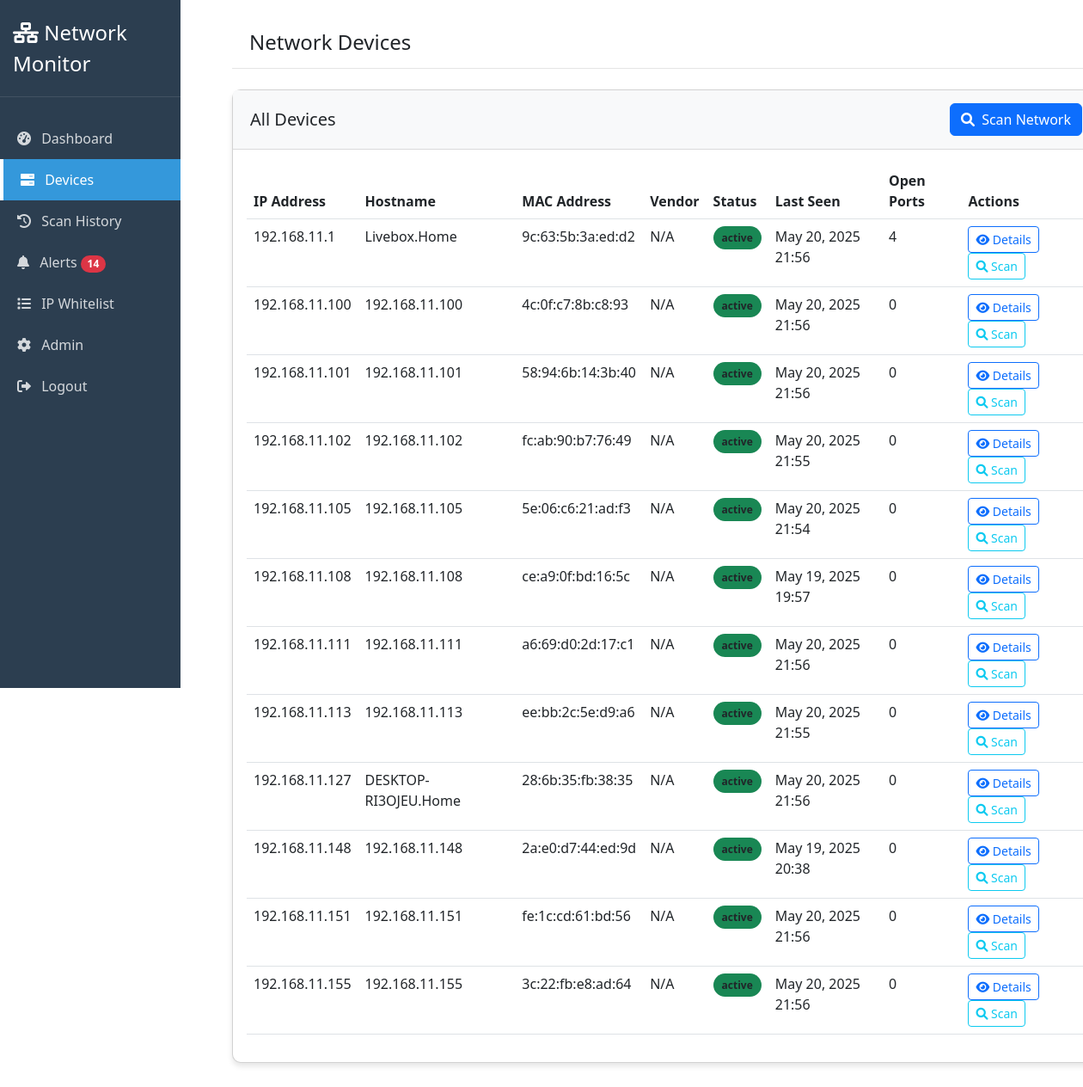
The app's page /accounts/devices/ (signed in) with its own data.
### device_monitor/models.py (models this page shows, shortened)
class Device(models.Model):
    ip_address = models.GenericIPAddressField(unique=True)
    mac_address = models.CharField(max_length=17, blank=True, null=True)
    hostname = models.CharField(max_length=255, blank=True, null=True)
    vendor = models.CharField(max_length=255, blank=True, null=True)
    status = models.CharField(max_length=50, default='active')
    first_seen = models.DateTimeField(default=timezone.now)
    last_seen = models.DateTimeField(default=timezone.now)
    class Meta:
        ordering = ['ip_address']

### device_monitor/views.py (the view)
# urls.py: path('devices/', views.device_list, name='device_list'),
@login_required
def device_list(request):
    context = {
        'devices': Device.objects.all(),
        'unread_count': Alert.objects.filter(is_read=False).count()
    }
    return render(request, 'device_monitor/device_list.html', context)

### templates/device_monitor/device_list.html (shortened to what this page needs)
{% extends 'base.html' %}
{% block page_title %}Network Devices{% endblock %}
{% block content %}
<div class="card">
  <div class="card-header d-flex justify-content-between align-items-center">
    <h5 class="mb-0">All Devices</h5>
    <div>
      <button
        type="button"
        class="btn btn-primary"
        data-bs-toggle="modal"
        data-bs-target="#scanNetworkModal"
      >
        <i class="fas fa-search me-1"></i> Scan Network
      </button>
    </div>
  </div>
  <div class="card-body">
    <div class="table-responsive">
      <table class="table table-hover">
        <thead>
          <tr>
            <th>IP Address</th>
            <th>Hostname</th>
            <th>MAC Address</th>
            <th>Vendor</th>
            <th>Status</th>
            <th>Last Seen</th>
            <th>Open Ports</th>
            <th>Actions</th>
          </tr>
        </thead>
        <tbody>
          {% for device in devices %}
          <tr>
            <td>{{ device.ip_address }}</td>
            <td>{{ device.hostname|default:"Unknown" }}</td>
            <td>{{ device.mac_address|default:"N/A" }}</td>
            <td>{{ device.vendor|default:"N/A" }}</td>
            <td>
              <span
                class="status-badge {% if device.status == 'active' %}bg-success{% else %}bg-secondary{% endif %}"
              >
                {{ device.status }}
              </span>
            </td>
            <td>{{ device.last_seen|date:"M d, Y H:i" }}</td>
            <td>{{ device.ports.count }}</td>
            <td>
              <a
                href="{% url 'device_detail' device.id %}"
                class="btn btn-sm btn-outline-primary"
              >
                <i class="fas fa-eye"></i> Details
              </a>
              <button
                class="btn btn-sm btn-outline-info scan-device-btn"
                data-ip="{{ device.ip_address }}"
              >
                <i class="fas fa-search"></i> Scan
              </button>
            </td>
          </tr>
          {% empty %}
          <tr>
            <td colspan="8" class="text-center">
              No devices found in the network
            </td>
          </tr>
          {% endfor %}
        </tbody>
      </table>
    </div>
  </div>
</div>
{% endblock %}

### templates/base.html (shortened to what this page needs)
<!DOCTYPE html>
<html lang="en">
  <head>
    <link
      href="https://cdn.jsdelivr.net/npm/bootstrap@5.3.0/dist/css/bootstrap.min.css"
      rel="stylesheet"
    />
    <link
      rel="stylesheet"
      href="https://cdnjs.cloudflare.com/ajax/libs/font-awesome/6.0.0/css/all.min.css"
    />
  </head>
  <body>
    <div class="container-fluid">
      <div class="row">
        <div class="col-md-2 sidebar">
          <div class="logo">
            <i class="fas fa-network-wired"></i> Network Monitor
          </div>
          <ul class="nav flex-column mt-4">
            <li class="nav-item">
              <a
                class="nav-link {% if request.path == '/' %}active{% endif %}"
                href="{% url 'dashboard' %}"
              >
                <i class="fas fa-tachometer-alt me-2"></i> Dashboard
              </a>
            </li>
            <li class="nav-item">
              <a
                class="nav-link {% if '/devices/' in request.path %}active{% endif %}"
                href="{% url 'device_list' %}"
              >
                <i class="fas fa-server me-2"></i> Devices
              </a>
            </li>
            <li class="nav-item">
              <a
                class="nav-link {% if '/scan-history/' in request.path %}active{% endif %}"
                href="{% url 'scan_history' %}"
              >
                <i class="fas fa-history me-2"></i> Scan History
              </a>
            </li>
            <li class="nav-item">
              <a
                class="nav-link {% if '/alerts/' in request.path %}active{% endif %}"
                href="{% url 'device_alerts' %}"
              >                <i class="fas fa-bell me-2"></i> Alerts {% if unread_count > 0 %}
                <span id="alert-count" class="badge rounded-pill bg-danger"
                  >{{ unread_count }}</span
                >
                {% endif %}
              </a>
            </li>
            <li class="nav-item">
              <a
                class="nav-link {% if '/ip-whitelist/' in request.path %}active{% endif %}"
                href="{% url 'ip_whitelist' %}"
              >
                <i class="fas fa-list me-2"></i> IP Whitelist
              </a>
            </li>
            <li class="nav-item">
              <a class="nav-link" href="/admin/" target="_blank">
                <i class="fas fa-cog me-2"></i> Admin
              </a>
            </li>
            {% if user.is_authenticated %}
            <li class="nav-item">
              <a class="nav-link" href="#" onclick="document.getElementById('logout-form').submit(); return false;">
                <i class="fas fa-sign-out-alt me-2"></i> Logout
              </a>
            </li>
            {% endif %}
          </ul>
        </div>
        <div class="col-md-10 offset-md-2 main-content">
          <div class="top-bar mb-4">
            <h4 class="mb-0">{% block page_title %}Dashboard{% endblock %}</h4>
          </div>
          {% block content %}{% endblock %}
        </div>
      </div>
    </div>
  </body>
</html>

### templates/base.html (style rules this page uses)
:root { --primary-color: #3498db; --secondary-color: #2c3e50; --success-color: #2ecc71; --warning-color: #f39c12; --danger-color: #e74c3c; --light-bg: #f8f9fa; --dark-bg: #343a40; }
.sidebar { height: 100vh; position: fixed; top: 0; left: 0; padding: 0; background-color: var(--secondary-color); color: white; }
.sidebar .logo { padding: 20px 15px; font-size: 24px; border-bottom: 1px solid rgba(255, 255, 255, 0.1); }
.sidebar .nav-link { color: rgba(255, 255, 255, 0.8); padding: 12px 20px; }
.sidebar .nav-link.active { color: white; background-color: var(--primary-color); border-left: 4px solid #ffffff; }
.main-content { margin-left: 250px; padding: 20px; }
.card { border-radius: 10px; box-shadow: 0 4px 6px rgba(0, 0, 0, 0.1); margin-bottom: 20px; }
.card-header { background-color: var(--light-bg); border-bottom: 1px solid rgba(0, 0, 0, 0.125); padding: 15px 20px; }
.status-badge { padding: 5px 10px; border-radius: 50px; font-size: 12px; font-weight: bold; }
.top-bar { background-color: white; height: 60px; border-bottom: 1px solid rgba(0, 0, 0, 0.1); display: flex; align-items: center; padding: 0 20px; }

### records on screen
Device: ip_address "192.168.11.1", hostname "Livebox.Home", mac_address "9c:63:5b:3a:ed:d2", vendor "N/A", status "active", last_seen "May 20, 2025 21:56", ports.count "4"
Device: ip_address "192.168.11.100", hostname "192.168.11.100", mac_address "4c:0f:c7:8b:c8:93", vendor "N/A", status "active", last_seen "May 20, 2025 21:56", ports.count "0"
Device: ip_address "192.168.11.101", hostname "192.168.11.101", mac_address "58:94:6b:14:3b:40", vendor "N/A", status "active", last_seen "May 20, 2025 21:56", ports.count "0"
Device: ip_address "192.168.11.102", hostname "192.168.11.102", mac_address "fc:ab:90:b7:76:49", vendor "N/A", status "active", last_seen "May 20, 2025 21:55", ports.count "0"
Device: ip_address "192.168.11.105", hostname "192.168.11.105", mac_address "5e:06:c6:21:ad:f3", vendor "N/A", status "active", last_seen "May 20, 2025 21:54", ports.count "0"
Device: ip_address "192.168.11.108", hostname "192.168.11.108", mac_address "ce:a9:0f:bd:16:5c", vendor "N/A", status "active", last_seen "May 19, 2025 19:57", ports.count "0"
Device: ip_address "192.168.11.111", hostname "192.168.11.111", mac_address "a6:69:d0:2d:17:c1", vendor "N/A", status "active", last_seen "May 20, 2025 21:56", ports.count "0"
Device: ip_address "192.168.11.113", hostname "192.168.11.113", mac_address "ee:bb:2c:5e:d9:a6", vendor "N/A", status "active", last_seen "May 20, 2025 21:55", ports.count "0"
Device: ip_address "192.168.11.127", hostname "DESKTOP-RI3OJEU.Home", mac_address "28:6b:35:fb:38:35", vendor "N/A", status "active", last_seen "May 20, 2025 21:56", ports.count "0"
Device: ip_address "192.168.11.148", hostname "192.168.11.148", mac_address "2a:e0:d7:44:ed:9d", vendor "N/A", status "active", last_seen "May 19, 2025 20:38", ports.count "0"
Device: ip_address "192.168.11.151", hostname "192.168.11.151", mac_address "fe:1c:cd:61:bd:56", vendor "N/A", status "active", last_seen "May 20, 2025 21:56", ports.count "0"
Device: ip_address "192.168.11.155", hostname "192.168.11.155", mac_address "3c:22:fb:e8:ad:64", vendor "N/A", status "active", last_seen "May 20, 2025 21:56", ports.count "0"

### other values on screen
{{ unread_count }} "14"
